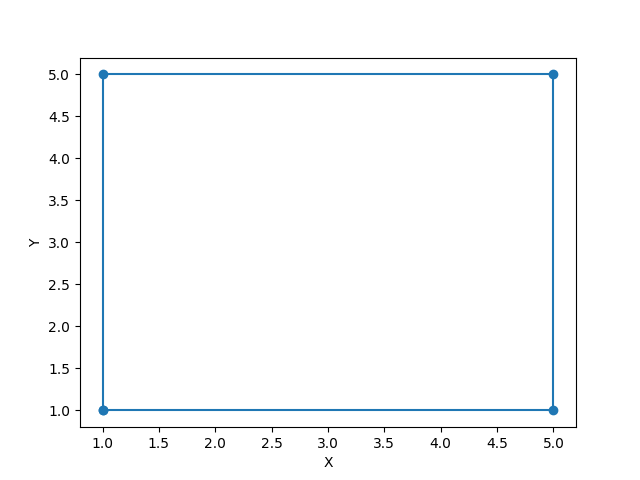

This chart was generated by the following Python code:
import matplotlib.pyplot as plt

plt.plot([1, 1, 5, 5, 1], [1, 5, 5, 1, 1], marker='o')
plt.xlabel('X')
plt.ylabel('Y')
plt.savefig('lab_6_task_1.png')